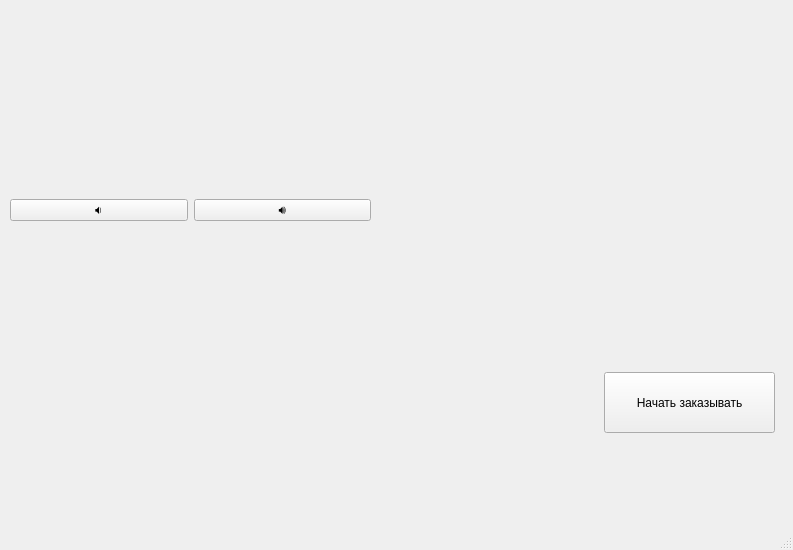
<?xml version="1.0" encoding="UTF-8"?>
<ui version="4.0">
 <class>MainWindow</class>
 <widget class="QMainWindow" name="MainWindow">
  <property name="geometry">
   <rect>
    <x>0</x>
    <y>0</y>
    <width>793</width>
    <height>550</height>
   </rect>
  </property>
  <property name="windowTitle">
   <string>MainWindow</string>
  </property>
  <widget class="QWidget" name="centralwidget">
   <widget class="QLabel" name="emblem">
    <property name="geometry">
     <rect>
      <x>10</x>
      <y>-50</y>
      <width>781</width>
      <height>611</height>
     </rect>
    </property>
    <property name="text">
     <string/>
    </property>
    <property name="pixmap">
     <pixmap>Pictures/Эмблема итог.png</pixmap>
    </property>
   </widget>
   <widget class="QPushButton" name="start_btn">
    <property name="geometry">
     <rect>
      <x>604</x>
      <y>372</y>
      <width>171</width>
      <height>61</height>
     </rect>
    </property>
    <property name="text">
     <string>Начать заказывать</string>
    </property>
   </widget>
   <widget class="QWidget" name="horizontalLayoutWidget">
    <property name="geometry">
     <rect>
      <x>10</x>
      <y>190</y>
      <width>361</width>
      <height>41</height>
     </rect>
    </property>
    <layout class="QHBoxLayout" name="horizontalLayout">
     <item>
      <widget class="QPushButton" name="voice_btn_end">
       <property name="text">
        <string>🔉</string>
       </property>
      </widget>
     </item>
     <item>
      <widget class="QPushButton" name="voice_btn_start">
       <property name="text">
        <string>🔊</string>
       </property>
      </widget>
     </item>
    </layout>
   </widget>
  </widget>
  <widget class="QMenuBar" name="menubar">
   <property name="geometry">
    <rect>
     <x>0</x>
     <y>0</y>
     <width>793</width>
     <height>21</height>
    </rect>
   </property>
  </widget>
  <widget class="QStatusBar" name="statusbar"/>
 </widget>
 <resources/>
 <connections/>
</ui>
